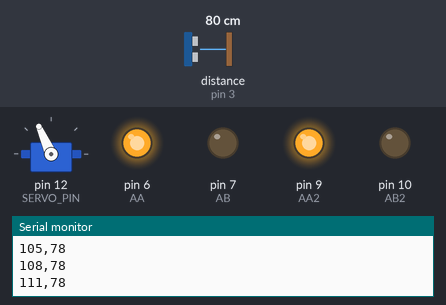
This sketch was run on a simulated Arduino Uno, built with avr-gcc and run on an emulated ATmega328P. On the bench: servo, output pins drawn as LEDs (lit = HIGH), the last lines printed to the serial monitor. Wiring (inferred from the names in the program): ultrasonic range finder: trigger pin 2; echo pin 3. Dashed ring = blinking. The inputs (shaded band) are chosen by the test bench; at power-on: distance to the obstacle (sensor on pin 3) 80 cm. The echo pulse lasts 58.3 µs per cm; pins used as bus, display or sensor lines are not drawn.

Above: at 1.2 s.
1.3 s: distance to the obstacle (sensor on pin 3) set to 57 cm
4.3 s: distance to the obstacle (sensor on pin 3) set to 48 cm
At 5.5 s:
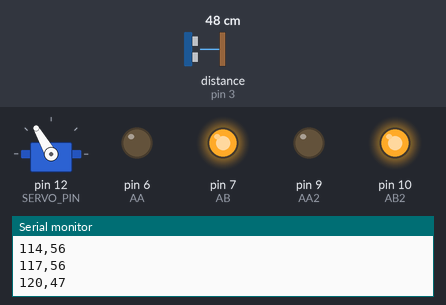
7.3 s: distance to the obstacle (sensor on pin 3) set to 60 cm
At 9.1 s:
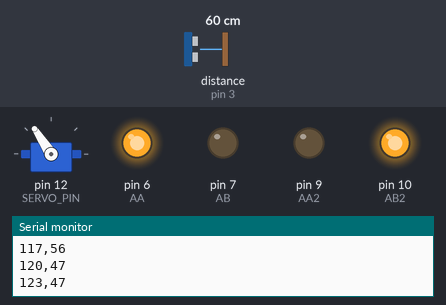
10.3 s: distance to the obstacle (sensor on pin 3) set to 18 cm
At 11.1 s:
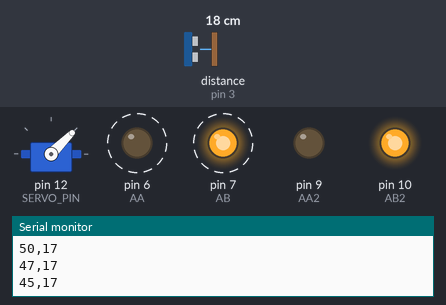
Timing chart, 0 to 24.5 s (numbered marks = the images above; inputs shaded):
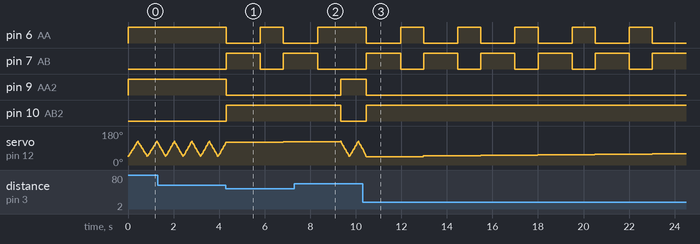

Measured:
- the behaviour switches between 52 and 51 cm on distance to the obstacle (sensor on pin 3) (found by bisection; images 0 and 1)
- after the input at 4.3 s, pin 6 (AA): HIGH → LOW at once, → HIGH 1.5 s later, → LOW 1.0 s later; pin 7 (AB): LOW → HIGH at once, → LOW 1.5 s later, → HIGH 1.0 s later; pin 9 (AA2): HIGH → LOW at once; pin 10 (AB2): LOW → HIGH at once
- after the input at 7.3 s, pin 6 (AA): goes on until 8.3 s, then stays HIGH; pin 7 (AB): goes on until 8.3 s, then stays LOW; pin 9 (AA2): goes on until 9.3 s, then stays HIGH; pin 10 (AB2): goes on until 9.3 s, then stays LOW
- after the input at 10.3 s, pin 6 (AA): alternates HIGH for 1.0 s and LOW for 1.5 s, starting after 0.17 s; pin 7 (AB): alternates HIGH for 1.5 s and LOW for 1.0 s, starting after 0.17 s; pin 9 (AA2): HIGH → LOW after 0.17 s; pin 10 (AB2): LOW → HIGH after 0.17 s

The sketch:

car.ino
```cpp
// #include <Servo.h>

// #define TRIG 2 //TRIG 핀 설정 (초음파 보내는 핀)
// #define ECHO 3 //ECHO 핀 설정 (초음파 받는 핀)

// int moter = 12;
// Servo servo;

// int angle = 90;

// // int AA = 6;               //모터A의 A를 6번 핀에 배치
// // int AB = 7;               //모터A의 B를 7번 핀에 배치

// // int AA2 = 9;
// // int AB2 = 10;

// void setup()
// {
//   Serial.begin(9600);
//   // pinMode(AA, OUTPUT);
//   // pinMode(AB, OUTPUT);

//   // pinMode(AA2, OUTPUT);
//   // pinMode(AB2, OUTPUT);

//   pinMode(TRIG, OUTPUT);
//   pinMode(ECHO, INPUT);

//   servo.attach(12);
//   delay(1000);
// }

// void loop(){
//   servo.write(0);
//   delay(1500);;

//   for (int i = 0; i <=180;){
//     servo.write(i);
//     delay(50);
//     i+=30;
//   }
//   long duration, distance;

//   digitalWrite(TRIG, LOW);
//   delayMicroseconds(2);
//   digitalWrite(TRIG, HIGH);
//   delayMicroseconds(10);
//   digitalWrite(TRIG, LOW);

//   duration = pulseIn (ECHO, HIGH); //물체에 반사되어돌아온 초음파의 시간을 변수에 저장합니다.

//   distance = duration * 17 / 1000;


//   //PC모니터로 초음파 거리값을 확인 하는 코드 입니다.

//   Serial.println(duration ); //초음파가 반사되어 돌아오는 시간을 보여줍니다.
//   Serial.print("\nDIstance : ");
//   Serial.print(distance); //측정된 물체로부터 거리값(cm값)을 보여줍니다.
//   Serial.println(" Cm");


//   delay(1000);
// }


#include <Servo.h>

#define TRIG_PIN 2
#define ECHO_PIN 3
#define SERVO_PIN 12

int AA = 6;
int AB = 7;

int AA2 = 9;
int AB2 = 10;

Servo myServo;

long readDistanceCM() {
  digitalWrite(TRIG_PIN, LOW);
  delayMicroseconds(2);
  digitalWrite(TRIG_PIN, HIGH);
  delayMicroseconds(10);
  digitalWrite(TRIG_PIN, LOW);

  long duration = pulseIn(ECHO_PIN, HIGH);
  long distance = duration * 0.034 / 2;
  return distance;
}

void setup() {
  Serial.begin(9600);
  pinMode(TRIG_PIN, OUTPUT);
  pinMode(ECHO_PIN, INPUT);
  myServo.attach(SERVO_PIN);

  pinMode(AA, OUTPUT);
  pinMode(AB, OUTPUT);

  pinMode(AA2, OUTPUT);
  pinMode(AB2, OUTPUT);
}

void loop() {
  for (int angle = 45; angle <= 125; angle += 3) {
    myServo.write(angle);
    delay(10);  // 서보 안정화 시간
    long distance = readDistanceCM();
    Serial.print(angle);
    Serial.print(",");
    Serial.println(distance);

    if (distance <= 50){
    digitalWrite(AA, LOW);
    digitalWrite(AB, HIGH);
    digitalWrite(AA2, LOW);
    digitalWrite(AB2, HIGH);
    delay(1500);
    digitalWrite(AA, HIGH);
    digitalWrite(AB, LOW);
    digitalWrite(AA2, LOW);
    digitalWrite(AB2, HIGH);
    delay(1000);
    } else{
    digitalWrite(AA, HIGH);
    digitalWrite(AB, LOW);
    digitalWrite(AA2, HIGH);
    digitalWrite(AB2, LOW);
    }
  }

  for (int angle = 125; angle >= 45; angle -= 3) {
    myServo.write(angle);;/////////
    delay(10);
    long distance = readDistanceCM();
    Serial.print(angle);
    Serial.print(",");
    Serial.println(distance);
    if (distance <= 10){
    digitalWrite(AA, LOW);
    digitalWrite(AB, HIGH);
    digitalWrite(AA2, LOW);
    digitalWrite(AB2, HIGH);
    delay(1500);
    digitalWrite(AA, LOW);
    digitalWrite(AB, HIGH);
    digitalWrite(AA2, HIGH);
    digitalWrite(AB2, LOW);
    delay(1000);
    } else{
    digitalWrite(AA, HIGH);
    digitalWrite(AB, LOW);
    digitalWrite(AA2, HIGH);
    digitalWrite(AB2, LOW);
    }
  }

}

// #include <Servo.h>
// #include <SoftwareSerial.h>

// Servo myServo;
// SoftwareSerial BTSerial(4, 5); // RX, TX

// long readDistanceCM() {
//   return random(10, 100);  // 실제 거리 센서로 바꿔야 함
// }

// void setup() {
//   myServo.attach(12);
//   BTSerial.begin(9600);
// }

// void loop() {
//   for (int angle = 0; angle <= 180; angle+=1) {
//     myServo.write(angle);
//     delay(15);
//     long distance = readDistanceCM();

//     BTSerial.print(angle);
//     BTSerial.print(",");
//     BTSerial.println(distance);
//   }

//   for (int angle = 180; angle >= 0; angle-=1) {
//     myServo.write(angle);
//     delay(15);
//     long distance = readDistanceCM();

//     BTSerial.print(angle);
//     BTSerial.print(",");
//     BTSerial.println(distance);
//   }
// }
// #include <Servo.h>
// #include <SoftwareSerial.h>

// #define TRIG_PIN 2
// #define ECHO_PIN 3
// #define SERVO_PIN 12
// #define BT_RX 4  // 블루투스 RX ← 아두이노 TX
// #define BT_TX 5  // 블루투스 TX → 아두이노 RX

// Servo myServo;
// SoftwareSerial BTSerial(BT_RX, BT_TX); // RX, TX

// long readDistanceCM() {
//   digitalWrite(TRIG_PIN, LOW);
//   delayMicroseconds(2);
//   digitalWrite(TRIG_PIN, HIGH);
//   delayMicroseconds(10);
//   digitalWrite(TRIG_PIN, LOW);

//   long duration = pulseIn(ECHO_PIN, HIGH);
//   long distance = duration * 0.034 / 2;
//   return distance;
// }

// void setup() {
//   BTSerial.begin(9600);  // HC-06 기본 통신 속도
//   pinMode(TRIG_PIN, OUTPUT);
//   pinMode(ECHO_PIN, INPUT);
//   myServo.attach(SERVO_PIN);
// }

// void loop() {
//   for (int angle = 0; angle <= 180; angle += 1) {
//     myServo.write(angle);
//     delay(100);  // 서보 안정화 시간
//     long distance = readDistanceCM();
//     BTSerial.print(angle);
//     BTSerial.print(",");
//     BTSerial.println(distance);
//   }

//   for (int angle = 180; angle >= 0; angle -= 1) {
//     myServo.write(angle);
//     delay(100);
//     long distance = readDistanceCM();
//     BTSerial.print(angle);
//     BTSerial.print(",");
//     BTSerial.println(distance);
//   }
// }
```
